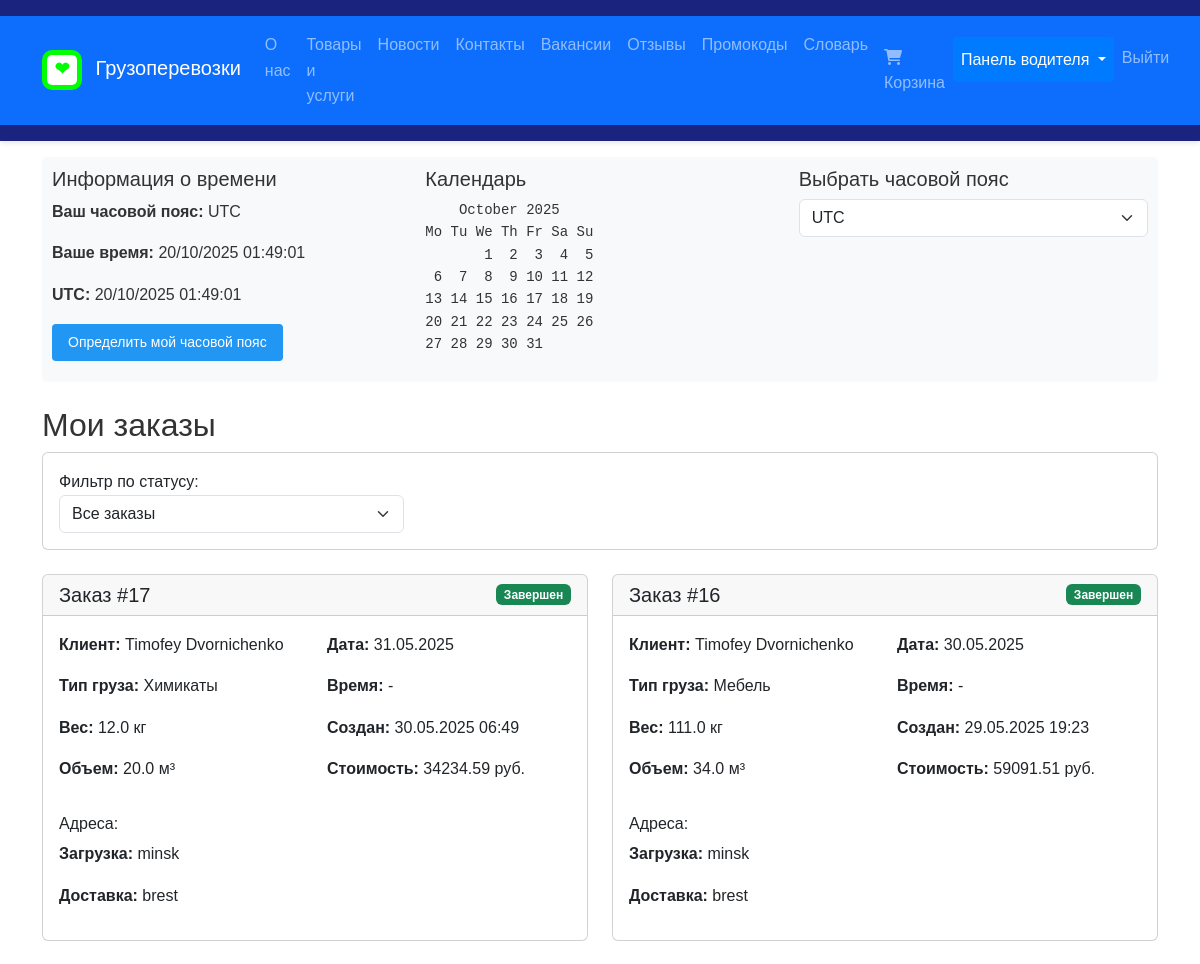
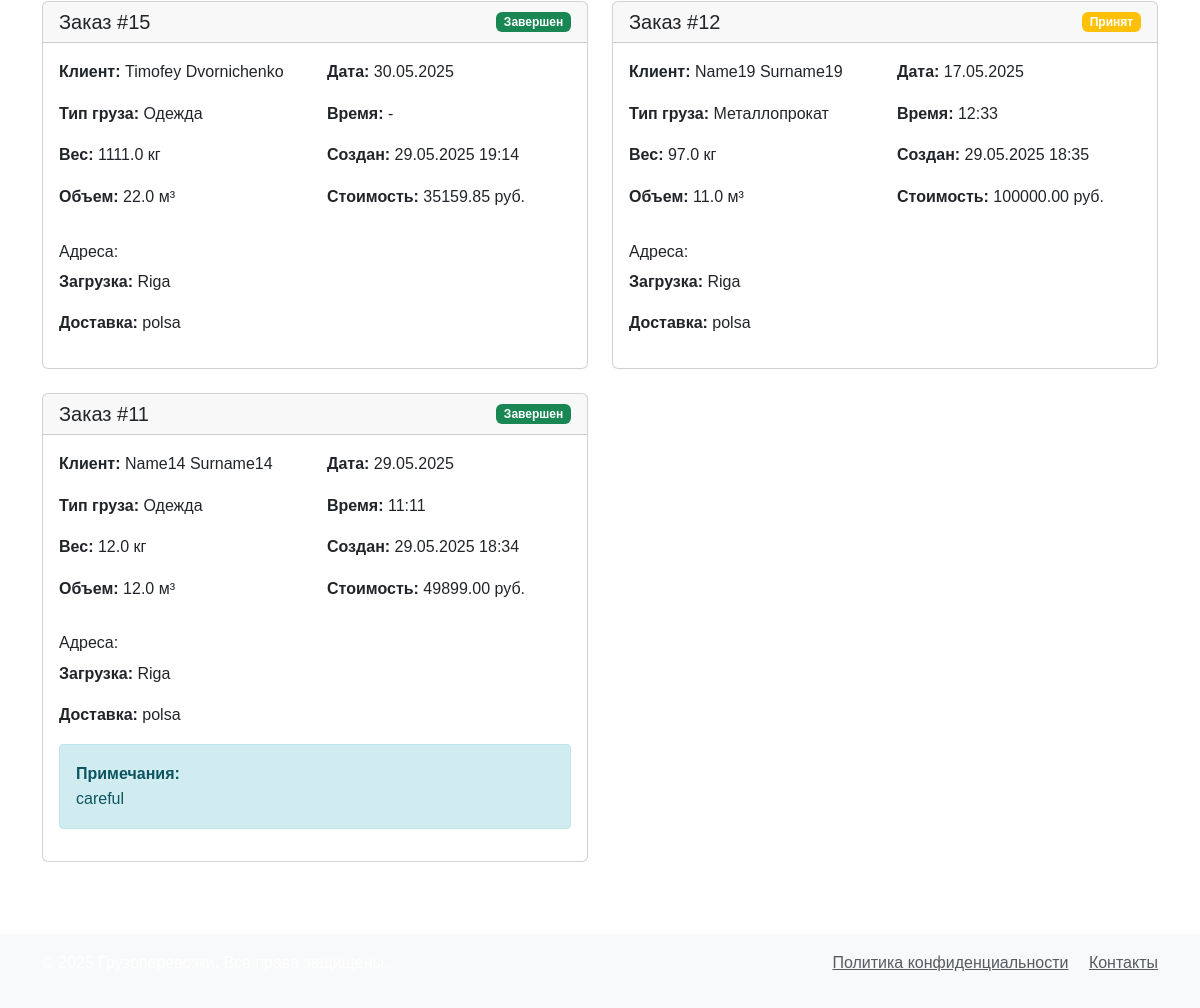
Screenshot of /driver/orders/ (signed in) with the database file from the repository (2 pictures, top to bottom).
### main/models.py (models this page shows, shortened)
class Order(models.Model):
    STATUS_CHOICES = [
        ('pending', 'В ожидании'),
        ('accepted', 'Принят'),
        ('in_progress', 'В процессе'),
        ('completed', 'Завершен'),
        ('cancelled', 'Отменен')
    ]
    client = models.ForeignKey(Client, on_delete=models.CASCADE)
    service = models.ForeignKey(Service, on_delete=models.CASCADE)
    driver = models.ForeignKey(Driver, on_delete=models.SET_NULL, null=True, blank=True, related_name='orders')
    cargo_type = models.ForeignKey(CargoType, on_delete=models.CASCADE)
    pickup_address = models.CharField(max_length=255)
    delivery_address = models.CharField(max_length=255)
    weight = models.FloatField(validators=[MinValueValidator(0.1)])
    volume = models.FloatField(validators=[MinValueValidator(0.1)])
    status = models.CharField(max_length=20, choices=STATUS_CHOICES, default='pending')
    total_price = models.DecimalField(max_digits=10, decimal_places=2)
    notes = models.TextField(blank=True)
    created_at = models.DateTimeField(auto_now_add=True)
    updated_at = models.DateTimeField(auto_now=True)
    scheduled_date = models.DateField(null=True, blank=True)
    scheduled_time = models.TimeField(null=True, blank=True)
    class Meta:
        ordering = ['-created_at']

class Client(models.Model):
    user = models.OneToOneField(User, on_delete=models.CASCADE)
    phone = models.CharField('Телефон', max_length=20, default='+375')
    address = models.CharField('Адрес', max_length=500, default='')
    company_name = models.CharField('Название компании', max_length=200, blank=True, default='')
    class Meta:
        verbose_name = 'Клиент'
        verbose_name_plural = 'Клиенты'

class CargoType(models.Model):
    name = models.CharField('Название', max_length=200)
    description = models.TextField('Описание', default='')
    special_requirements = models.TextField('Особые требования', blank=True, default='')
    class Meta:
        verbose_name = 'Тип груза'
        verbose_name_plural = 'Типы грузов'

### main/views.py (the view)
# urls.py: path('driver/orders/', views.driver_orders, name='driver_orders'),
@login_required
def driver_orders(request):
    if not hasattr(request.user, 'driver'):
        messages.error(request, 'Доступ запрещен. Вы не являетесь водителем.')
        return redirect('main:home')
    driver = request.user.driver
    status_filter = request.GET.get('status', '')
    orders = Order.objects.filter(driver=driver)
    if status_filter:
        orders = orders.filter(status=status_filter)
    orders = orders.order_by('-created_at')
    context = {
        'orders': orders,
        'status_filter': status_filter,
        'status_choices': Order.STATUS_CHOICES
    }
    return render(request, 'main/driver/orders.html', context)

### main/context_processors.py (called while the page is built)
def timezone_info(request):
    user_timezone = request.session.get('user_timezone', 'UTC')
    if user_timezone not in pytz.all_timezones:
        user_timezone = 'UTC'
    user_tz = pytz.timezone(user_timezone)
    utc_now = timezone.now()
    user_now = utc_now.astimezone(user_tz)
    cal = calendar.TextCalendar(calendar.MONDAY)
    current_calendar = cal.formatmonth(user_now.year, user_now.month)
    return {
        'user_timezone': user_timezone,
        'utc_now': utc_now.strftime('%d/%m/%Y %H:%M:%S'),
        'user_now': user_now.strftime('%d/%m/%Y %H:%M:%S'),
        'current_calendar': current_calendar,
    }

### main/templates/main/driver/orders.html (shortened to what this page needs)
{% extends 'main/base.html' %}
{% load static %}
{% block content %}
<div class="container mt-4">
    <h2>Мои заказы</h2>
    <div class="card mb-4">
        <div class="card-body">
            <form method="get" class="row align-items-end">
                <div class="col-md-4">
                    <label for="status">Фильтр по статусу:</label>
                    <select name="status" id="status" class="form-select" onchange="this.form.submit()">
                        <option value="">Все заказы</option>
                    </select>
                </div>
            </form>
        </div>
    </div>
    {% if orders %}
    <div class="row">
        {% for order in orders %}
        <div class="col-md-6 mb-4">
            <div class="card h-100">
                <div class="card-header d-flex justify-content-between align-items-center">
                    <h5 class="mb-0">Заказ #{{ order.id }}</h5>
                    <span class="badge {% if order.status == 'completed' %}bg-success{% elif order.status == 'cancelled' %}bg-danger{% elif order.status == 'in_progress' %}bg-primary{% else %}bg-warning{% endif %}">
                        {{ order.get_status_display }}
                    </span>
                </div>
                <div class="card-body">
                    <div class="row mb-3">
                        <div class="col-md-6">
                            <p><strong>Клиент:</strong> {{ order.client.user.get_full_name }}</p>
                            <p><strong>Тип груза:</strong> {{ order.cargo_type.name }}</p>
                            <p><strong>Вес:</strong> {{ order.weight }} кг</p>
                            <p><strong>Объем:</strong> {{ order.volume }} м³</p>
                        </div>
                        <div class="col-md-6">
                            <p><strong>Дата:</strong> {% if order.scheduled_date %}{{ order.scheduled_date|date:"d.m.Y" }}{% else %}-{% endif %}</p>
                            <p><strong>Время:</strong> {% if order.scheduled_time %}{{ order.scheduled_time|time:"H:i" }}{% else %}-{% endif %}</p>
                            <p><strong>Создан:</strong> {{ order.created_at|date:"d.m.Y H:i" }}</p>
                            <p><strong>Стоимость:</strong> {{ order.total_price }} руб.</p>
                        </div>
                    </div>
                    <div class="mb-3">
                        <h6>Адреса:</h6>
                        <p><strong>Загрузка:</strong> {{ order.pickup_address }}</p>
                        <p><strong>Доставка:</strong> {{ order.delivery_address }}</p>
                    </div>
                    {% if order.notes %}
                    <div class="alert alert-info mb-3">
                        <strong>Примечания:</strong><br>
                        {{ order.notes }}
                    </div>
                    {% endif %}
                </div>
            </div>
        </div>
        {% endfor %}
    </div>
    {% else %}
    <div class="alert alert-info">
        У вас пока нет заказов.
    </div>
    {% endif %}
</div>
{% endblock %}

### main/static/css/style.css (style rules this page uses)
* { margin: 0; padding: 0; box-sizing: border-box; }
body { font-family: 'Arial', sans-serif; line-height: 1.6; color: #333; }
.alert { padding: 1rem; margin-bottom: 1rem; border: 1px solid transparent; border-radius: .25rem; }
.alert-info { color: #0c5460; background-color: #d1ecf1; border-color: #bee5eb; }

### rows the page displays
Order: id "17", status "Завершен", client.user.get_full_name "Timofey Dvornichenko", cargo_type.name "Химикаты", weight "12.0", volume "20.0", scheduled_date "31.05.2025", created_at "30.05.2025 06:49", total_price "34234.59", pickup_address "minsk", delivery_address "brest"
Order: id "16", status "Завершен", client.user.get_full_name "Timofey Dvornichenko", cargo_type.name "Мебель", weight "111.0", volume "34.0", scheduled_date "30.05.2025", created_at "29.05.2025 19:23", total_price "59091.51", pickup_address "minsk", delivery_address "brest"
Order: id "15", status "Завершен", client.user.get_full_name "Timofey Dvornichenko", cargo_type.name "Одежда", weight "1111.0", volume "22.0", scheduled_date "30.05.2025", created_at "29.05.2025 19:14", total_price "35159.85", pickup_address "Riga", delivery_address "polsa"
Order: id "12", status "Принят", client.user.get_full_name "Name19 Surname19", cargo_type.name "Металлопрокат", weight "97.0", volume "11.0", scheduled_date "17.05.2025", scheduled_time "12:33", created_at "29.05.2025 18:35", total_price "100000.00", pickup_address "Riga", delivery_address "polsa"
Order: id "11", status "Завершен", client.user.get_full_name "Name14 Surname14", cargo_type.name "Одежда", weight "12.0", volume "12.0", scheduled_date "29.05.2025", scheduled_time "11:11", created_at "29.05.2025 18:34", total_price "49899.00", pickup_address "Riga", delivery_address "polsa", notes "careful"

### other values shown
{{ user_timezone }} "UTC"
{{ user_now }} "20/10/2025 01:49:01"
{{ utc_now }} "20/10/2025 01:49:01"
{{ current_calendar }} "October 2025 Mo Tu We Th Fr Sa Su 1 2 3 4 5 6 7 8 9 10 11 12 13 14 15 16 17 18 19 20 21 22 23 24 25 26 27 28 29 30 31"
